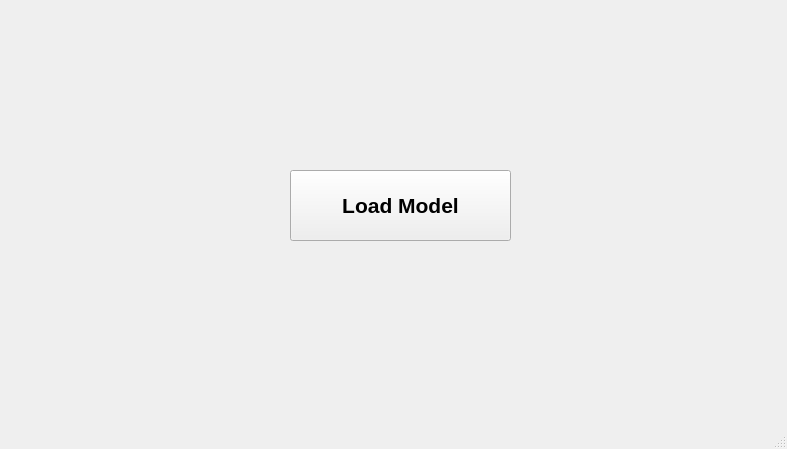
<?xml version="1.0" encoding="UTF-8"?>
<ui version="4.0">
 <class>MainWindow</class>
 <widget class="QMainWindow" name="MainWindow">
  <property name="geometry">
   <rect>
    <x>0</x>
    <y>0</y>
    <width>787</width>
    <height>449</height>
   </rect>
  </property>
  <property name="windowTitle">
   <string>MainWindow</string>
  </property>
  <widget class="QWidget" name="centralwidget">
   <widget class="QPushButton" name="pushButton">
    <property name="geometry">
     <rect>
      <x>290</x>
      <y>170</y>
      <width>221</width>
      <height>71</height>
     </rect>
    </property>
    <property name="font">
     <font>
      <pointsize>16</pointsize>
      <weight>75</weight>
      <bold>true</bold>
     </font>
    </property>
    <property name="text">
     <string>Load Model</string>
    </property>
   </widget>
  </widget>
  <widget class="QMenuBar" name="menubar">
   <property name="geometry">
    <rect>
     <x>0</x>
     <y>0</y>
     <width>787</width>
     <height>21</height>
    </rect>
   </property>
  </widget>
  <widget class="QStatusBar" name="statusbar"/>
 </widget>
 <resources/>
 <connections/>
</ui>
